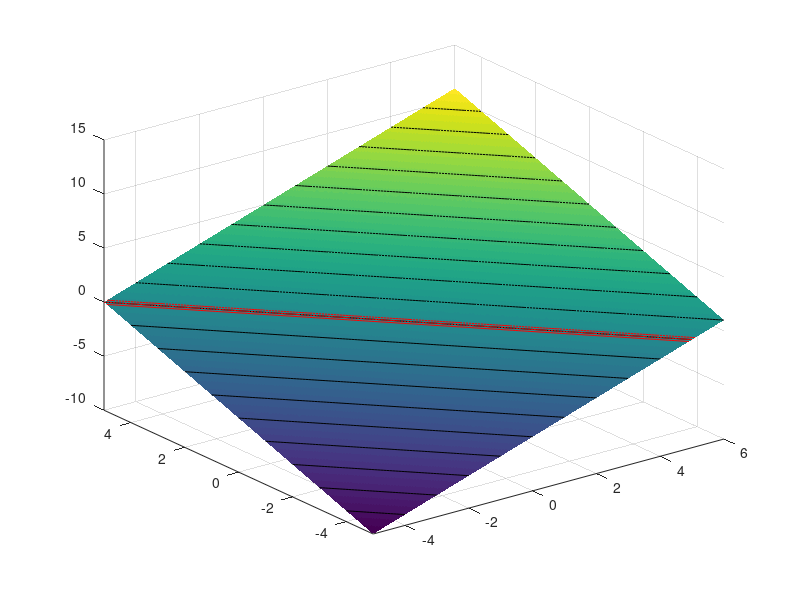
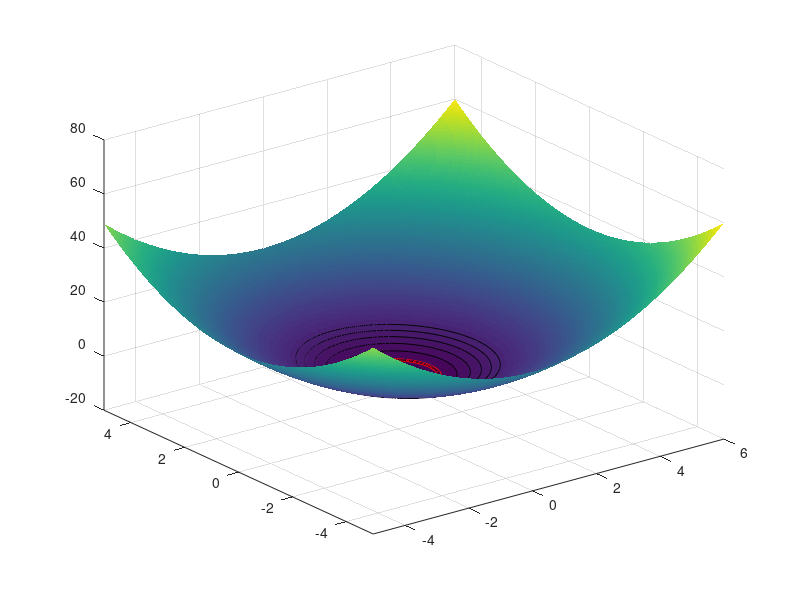
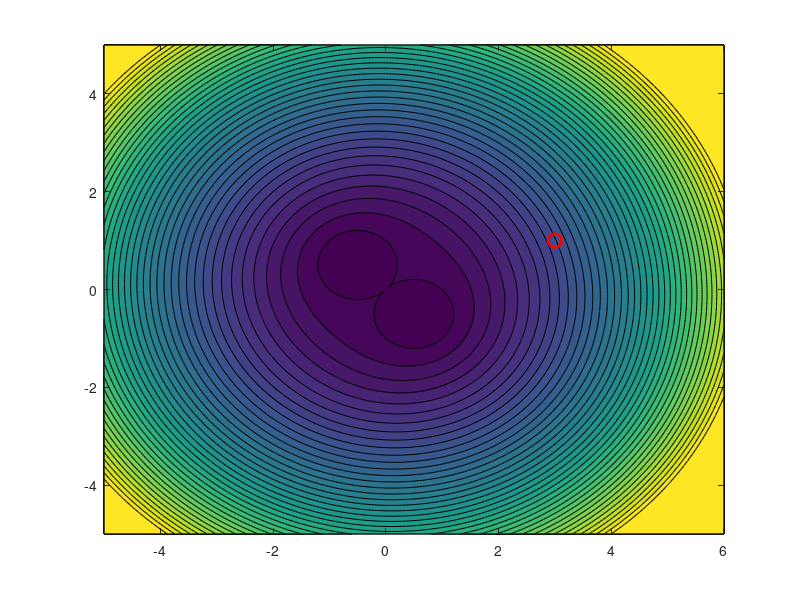

These charts were generated, in order, by the following MATLAB code: (Note: this script raises an error after producing the figures.)
clear all
close all

f = @(chi) [chi(1) + chi(2) ; chi(1)^2 + chi(2)^2 - 1] ;
Df = @(chi) [1 1 ; 2*chi(1) 2*chi(2)] ;

% make 2d mesh
x = (-5:0.05:6)+0.001 ;
y = -5:0.05:5 ;
[X,Y] = meshgrid(x,y) ;

% Calculate functions at each point fo the grid
for ix = 1:numel(x)
for iy = 1:numel(y)
  chi = [x(ix);y(iy)] ;
  fchi = f(chi) ;
  Fx(ix,iy) = fchi(1) ;
  Fy(ix,iy) = fchi(2) ;
  Dfchi = Df(chi) ;
  DFxx(ix,iy) = Dfchi(1,1) ;
  DFxy(ix,iy) = Dfchi(1,2) ;
  DFyx(ix,iy) = Dfchi(2,1) ;
  DFyy(ix,iy) = Dfchi(2,2) ;
end
end

figure ;
surf(X,Y,Fx','EdgeColor','none')
hold on
contour3(X,Y,Fx',-10:10,'k')
contour3(X,Y,Fx',-0.1:0.1:0.1,'r')

figure ;
surf(X,Y,Fy','EdgeColor','none')
hold on
contour3(X,Y,Fy',-5:5,'k')
contour3(X,Y,Fy',-0.1:0.1:0.1,'r')

% norm of F
normF = sqrt(Fx.^2 + Fy.^2) ;

figure ;
contourf(X,Y,normF',0:1:40)
hold on
%streamslice(X,Y,Newton_dirx,Newton_diry)

% chose X0 = (2,1) and use the jacobian there only
chi0 = [3+0.001;1] ;
%Dfchi0 = [dFxdx_af(y0,x0) dFxdy_af(y0,x0) ; dFydx_af(y0,x0) dFydy_af(y0,x0)] ;
%Dfchi0 = [dFxdx_af(x0,y0) dFxdy_af(x0,y0) ; dFydx_af(x0,y0) dFydy_af(x0,y0)] ;
plot(chi0(1),chi0(2),'or','markersize',10,'linewidth',2)

% Chord Direction
for ix = 1:numel(x) ;
for iy = 1:numel(y) ;
  chi = [x(ix);y(iy)] ;
  local_Chord_dir = - Df(chi0) \ f(chi) ;
  local_Newton_dir = - Df(chi) \ f(chi) ;
  Chord_dirx(iy,ix) = local_Chord_dir(1) ;
  Chord_diry(iy,ix) = local_Chord_dir(2) ;
  Newton_dirx(iy,ix) = local_Newton_dir(1) ;
  Newton_diry(iy,ix) = local_Newton_dir(2) ;
end
end
h = streamslice(X,Y,Chord_dirx,Chord_diry) ;
set( h, 'Color', 'r' )
h2 = streamslice(X,Y,Newton_dirx,Newton_diry) ;
set( h2, 'Color', 'k' )
xlim_save = xlim ;
ylim_save = ylim ;

chi_start = [1.1;3+i*1e-10] ;
chi_Chord_n = chi_start ;
chi_Newton_n = chi_Chord_n ;
for ii = 1:49
  chi_Chord = chi_Chord_n(:,ii) ;
  chi_Newton = chi_Newton_n(:,ii) ;
  chi_Chord_n(:,ii+1) = chi_Chord - Df(chi0) \ f(chi_Chord) ;
  chi_Newton_n(:,ii+1) = chi_Newton - Df(chi_Newton) \ f(chi_Newton) ;
end
[sol, it_hist, ierr, x_hist] = nsold(f,Df,chi_start) ;
plot(chi_Chord_n(1,:),chi_Chord_n(2,:),'o-r','linewidth',2)
plot(chi_Newton_n(1,:),chi_Newton_n(2,:),'o-k','linewidth',2)
plot(x_hist(1,:),x_hist(2,:),'o-y','linewidth',2)
xlim(xlim_save) ;
ylim(ylim_save) ;


figure
for ii = 1:50
  fchi_Chord_n(:,ii) = f(chi_Chord_n(:,ii)) ;
  fchi_Newton_n(:,ii) = f(chi_Newton_n(:,ii)) ;
end
for ii = 1:size(x_hist,2) 
  fchi_Kelley_n(:,ii) = f(x_hist(:,ii)) ;
end
clear h
h(1) = semilogy(sqrt(sum(real(fchi_Chord_n).^2))) ;
hold on
h(2) = semilogy(sqrt(sum(real(fchi_Newton_n).^2))) ;
h(3) = semilogy(sqrt(sum(real(fchi_Kelley_n).^2))) ;
iend = size(fchi_Kelley_n,2) ;
h(4) = semilogy(iend,sqrt(sum(real(fchi_Kelley_n(:,iend)).^2)),'xk') ;
legend(h,{'Chord','Newton','Kelley (Default nsold)','Armijo fail'})

figure ;
h(1) = semilogy(sqrt(sum(imag(fchi_Chord_n).^2))) ;
hold on
h(2) = semilogy(sqrt(sum(imag(fchi_Newton_n).^2))) ;
h(3) = semilogy(sqrt(sum(imag(fchi_Kelley_n).^2))) ;
iend = size(fchi_Kelley_n,2) ;
h(4) = semilogy(iend,sqrt(sum(imag(fchi_Kelley_n(:,iend)).^2)),'xk') ;
legend(h,{'Chord','Newton','Kelley (Default nsold)','Armijo fail'})


